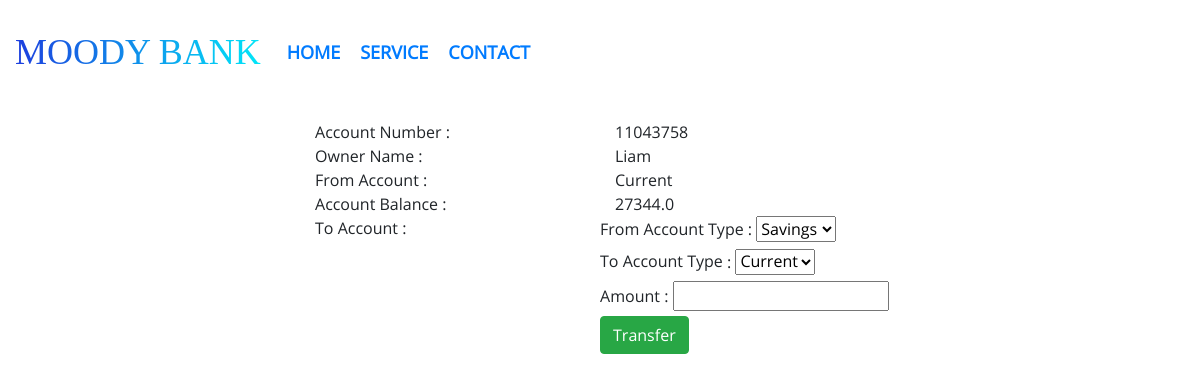
The page /transfer/11043758 on the database its author committed.
### application/models.py (models this page shows, shortened)
class Account(db.Model):
	acc_no = db.Column(db.Integer, primary_key=True)
	acc_balance = db.Column(db.Float, nullable=False)
	acc_type = db.Column(db.String(1), nullable=False)
	acc_createDate = db.Column(db.DateTime, nullable=False, default=d.today())
	cust_id = db.Column(db.Integer, db.ForeignKey('customer.cust_id'), nullable=False)

class Customer(db.Model):
	ssn = db.Column(db.Integer, primary_key=True)
	cust_id = db.Column(db.Integer, unique=True, nullable=False)
	cust_name = db.Column(db.String(20), nullable=False)
	cust_address = db.Column(db.Text, nullable=False)
	cust_contact = db.Column(db.Integer,nullable=False)
	cust_age = db.Column(db.Integer, nullable=False)
	cust_state = db.Column(db.String(20),nullable=False)
	cust_city = db.Column(db.String(30),nullable=False)
	accounts = db.relationship('Account', backref='Owner', lazy=True)
	transactions = db.relationship('Transaction', backref='Owner', lazy=True)

### application/routes.py (the view, shortened to what this page needs)
@app.route("/transfer/<int:acc_no>",methods=["GET","POST"])
def transfer(acc_no):
	form = TransferMoneyForm()
	account = searchAccount(acc_no=acc_no)
	return render_template("transfer.html",title="Transfer Money", account=account, form=form)

### application/forms.py
class TransferMoneyForm(FlaskForm):
	amount = FloatField("Amount", validators=[DataRequired()])
	from_acc = SelectField("From Account Type", validators=[DataRequired()], default='S', choices=[('S', "Savings"),('C', "Current")])
	to_acc = SelectField("To Account Type", validators=[DataRequired()], default='C', choices=[('S', "Savings"),('C', "Current")])
	submit = SubmitField("Transfer")

### application/utils.py (called while the page is built, shortened)
def searchAccount(acc_no=None, cust_id=None, acc_type='S'):
	if acc_no != 0:
		account = Account.query.filter_by(acc_no=acc_no).first()
		if account:
			return account
		else:
			return None
	else:
		return None

### application/templates/transfer.html (shortened to what this page needs)
{% extends "layout.html"%}
{% block content%}
    <div class="row">
        <div class="col-3"></div>
        <div class="col align-self-center">
            <div class="row">
                <div class="col-6">Account Number :</div>
                <div class="col-6">{{ account.acc_no }}</div>
            </div>
            <div class="row">
                <div class="col-6">Owner Name :</div>
                <div class="col-6">{{ account.Owner.cust_name }}</div>
            </div>
            <div class="row">
                <div class="col-6">From Account :</div>
                {% if account.acc_type == 'S'%}
                <div class="col-6">Savings</div>
                {% elif account.acc_type == 'C' %}
                <div class="col-6">Current</div>
                {% endif %}
            </div>
            <div class="row">
                <div class="col-6">Account Balance :</div>
                <div class="col-6">{{ account.acc_balance }}</div>
            </div>
            <div class="row">
                <div class="col-6">To Account :</div>
                <form action="" method="POST">
                    <div>
                        {{ form.from_acc.label }} :
                        {{ form.from_acc }}
                    </div>
                    <div>
                        {{ form.to_acc.label }} :
                        {{ form.to_acc }}
                    </div>
                    <div>
                        {{ form.amount.label }} :
                        {{ form.amount }}
                    </div>
                    {{ form.submit(class="btn btn-success") }}
                </form>
            </div>
        </div>
        <div class="col-3"></div>
    </div>
{% endblock %}

### application/static/css/style1.css (style rules this page uses)
body { overflow: hidden; overflow-y: auto; font-family: "OpenSans-Regular"; }

### rows shown on the page
Account: acc_no "11043758", acc_balance "27344.0"
Customer: Owner.cust_name "Liam"
